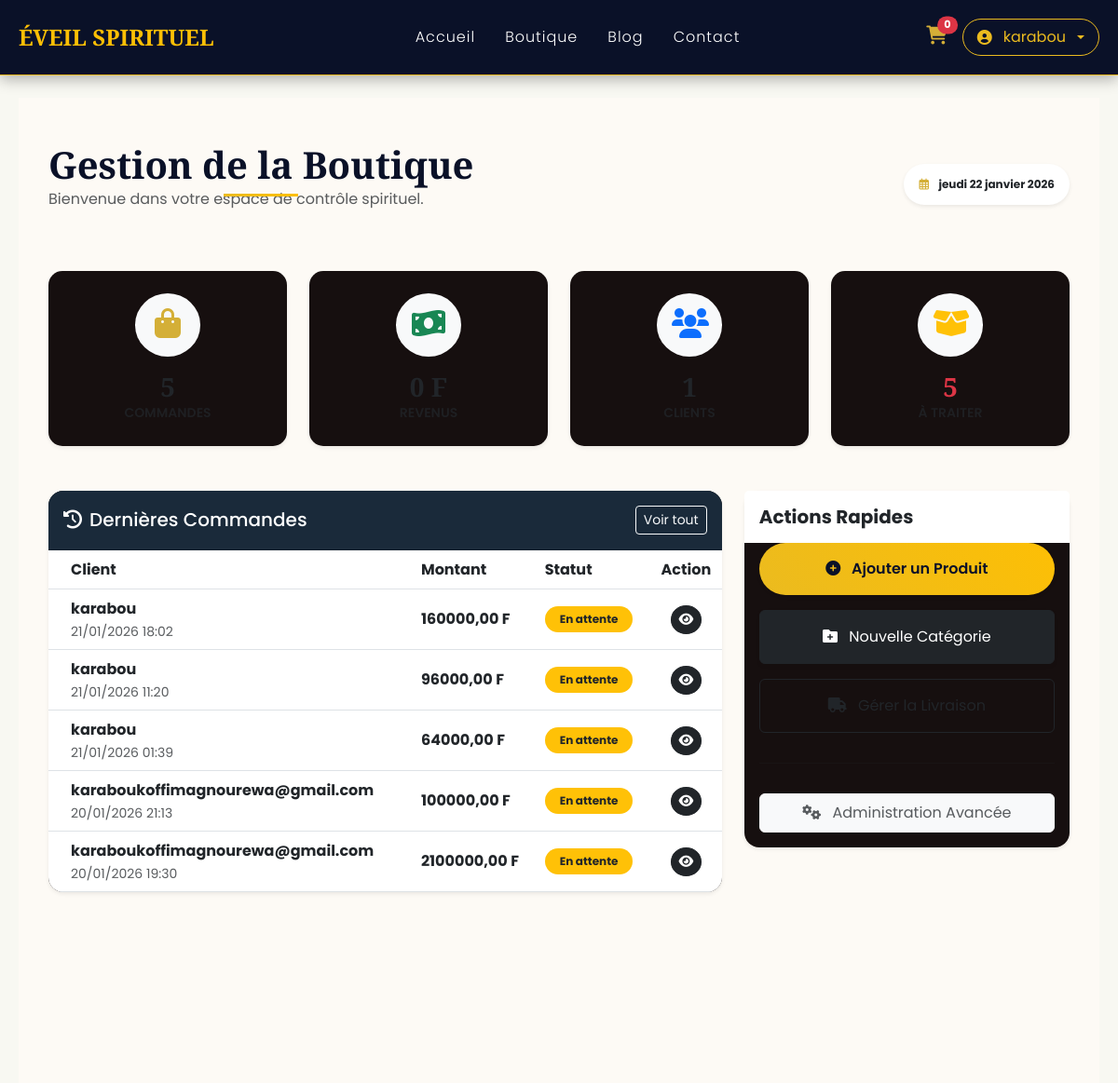
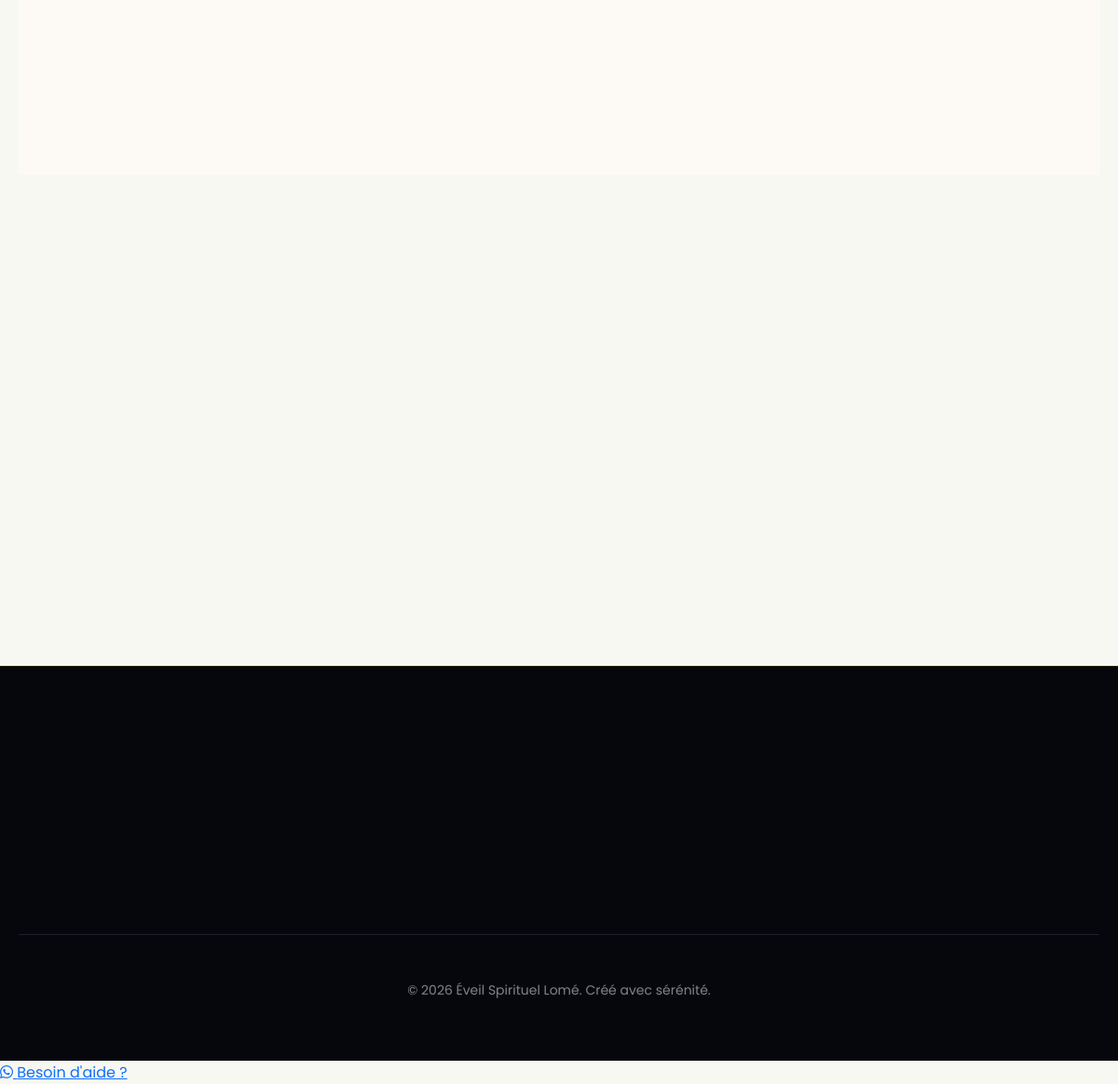
The app's page /accounts/gestion-boutique/ (signed in) with its own data (2 pictures, top to bottom).
### apps/orders/models.py (models this page shows, shortened)
class Order(models.Model):
    user = models.ForeignKey(settings.AUTH_USER_MODEL, null=True, blank=True, on_delete=models.SET_NULL, related_name='orders')
    email = models.EmailField("Email client", blank=True)
    status = models.CharField("Statut", max_length=20, choices=ORDER_STATUS, default='pending')
    total = models.DecimalField("Total", max_digits=10, decimal_places=2, default=0)
    created_at = models.DateTimeField(auto_now_add=True)
    updated_at = models.DateTimeField(auto_now=True)
    notes = models.TextField("Notes", blank=True)
    class Meta:
        verbose_name = "Commande"
        verbose_name_plural = "Commandes"
        ordering = ['-created_at']

### apps/accounts/views.py (the view)
# urls.py: path('gestion-boutique/', views.admin_dashboard, name='admin_dashboard'),
@user_passes_test(lambda u: u.is_staff)
def admin_dashboard(request):
    total_orders = Order.objects.count()
    total_revenue = Order.objects.filter(status='delivered').aggregate(Sum('total'))['total__sum'] or 0
    total_customers = User.objects.filter(is_staff=False).count()
    pending_orders = Order.objects.filter(status='pending').count()
    last_week = timezone.now() - timedelta(days=7)
    sales_data = (
        Order.objects.filter(created_at__gte=last_week, status='delivered')
        .annotate(day=TruncDay('created_at'))
        .values('day')
        .annotate(daily_total=Sum('total'))
        .order_by('day')
    )
    chart_labels = [data['day'].strftime('%d %b') for data in sales_data]
    chart_values = [float(data['daily_total']) for data in sales_data]
    category_data = (
        OrderItem.objects.filter(order__status='delivered')
        .values('product__category__name')
        .annotate(count=Count('id'))
        .order_by('-count')
    )
    pie_labels = [item['product__category__name'] or "Sans catégorie" for item in category_data]
    pie_values = [item['count'] for item in category_data]
    recent_orders = Order.objects.all().order_by('-created_at')[:5]
    context = {
        'total_orders': total_orders,
        'total_revenue': total_revenue,
        'total_customers': total_customers,
        'pending_orders': pending_orders,
        'recent_orders': recent_orders,
        'chart_labels': chart_labels,
        'chart_values': chart_values,
        'pie_labels': pie_labels,
        'pie_values': pie_values,
        'today': timezone.now(),
    }
    return render(request, 'admin_custom/dashboard.html', context)

### apps/core/context_processors.py (called while the page is built)
def global_data(request):
    site_settings = SiteSettings.get_solo() if SiteSettings.objects.exists() else None
    banners = Banner.objects.filter(is_active=True).order_by('order')[:5]
    social_links = SocialLink.objects.all()
    return {
        "site_settings": site_settings,
        "banners": banners,
        "social_links": social_links,
    }

### apps/core/models.py (called while the page is built)
    @classmethod
    def get_solo(cls):
        return cls.objects.first()

### templates/admin_custom/dashboard.html (shortened to what this page needs)
{% extends 'base.html' %}
{% block content %}
<div class="container-fluid py-5 bg-warm">
    <div class="container">
        <div class="d-flex justify-content-between align-items-center mb-5">
            <div>
                <h2 class="section-title m-0 fw-bold">Gestion de la Boutique</h2>
                <p class="text-muted">Bienvenue dans votre espace de contrôle spirituel.</p>
            </div>
            <div class="date badge bg-white text-dark shadow-sm p-3 rounded-pill">
                <i class="far fa-calendar-alt text-gold me-2"></i> {{ today|date:"l d F Y" }}
            </div>
        </div>
        <div class="row g-4 mb-5 text-dark">
            <div class="col-md-3">
                <div class="card border-0 shadow-sm p-4 text-center stat-card">
                    <div class="p-3 rounded-circle bg-light mx-auto mb-3" style="width: 70px;">
                        <i class="fas fa-shopping-bag text-gold fa-2x"></i>
                    </div>
                    <h3 class="fw-bold m-0">{{ total_orders }}</h3>
                    <p class="text-muted small text-uppercase fw-semibold mb-0">Commandes</p>
                </div>
            </div>
            <div class="col-md-3">
                <div class="card border-0 shadow-sm p-4 text-center stat-card">
                    <div class="p-3 rounded-circle bg-light mx-auto mb-3" style="width: 70px;">
                        <i class="fas fa-money-bill-wave text-success fa-2x"></i>
                    </div>
                    <h3 class="fw-bold m-0">{{ total_revenue }} F</h3>
                    <p class="text-muted small text-uppercase fw-semibold mb-0">Revenus</p>
                </div>
            </div>
            <div class="col-md-3">
                <div class="card border-0 shadow-sm p-4 text-center stat-card">
                    <div class="p-3 rounded-circle bg-light mx-auto mb-3" style="width: 70px;">
                        <i class="fas fa-users text-primary fa-2x"></i>
                    </div>
                    <h3 class="fw-bold m-0">{{ total_customers }}</h3>
                    <p class="text-muted small text-uppercase fw-semibold mb-0">Clients</p>
                </div>
            </div>
            <div class="col-md-3">
                <div class="card border-0 shadow-sm p-4 text-center stat-card">
                    <div class="p-3 rounded-circle bg-light mx-auto mb-3" style="width: 70px;">
                        <i class="fas fa-box-open text-warning fa-2x"></i>
                    </div>
                    <h3 class="fw-bold m-0 text-danger">{{ pending_orders }}</h3>
                    <p class="text-muted small text-uppercase fw-semibold mb-0">À traiter</p>
                </div>
            </div>
        </div>
        <div class="row g-4">
            <div class="col-lg-8">
                <div class="card border-0 shadow-sm rounded-4 overflow-hidden mb-4">
                    <div class="card-header bg-bleu-nuit text-white p-3 d-flex justify-content-between align-items-center">
                        <h5 class="mb-0"><i class="fas fa-history me-2"></i>Dernières Commandes</h5>
                        <a href="/admin/orders/order/" class="btn btn-sm btn-outline-light">Voir tout</a>
                    </div>
                    <div class="table-responsive p-0">
                        <table class="table table-hover align-middle mb-0">
                            <thead class="bg-light">
                                <tr>
                                    <th class="ps-4">Client</th>
                                    <th>Montant</th>
                                    <th>Statut</th>
                                    <th class="text-center">Action</th>
                                </tr>
                            </thead>
                            <tbody>
                                {% for order in recent_orders %}
                                <tr>
                                    <td class="ps-4">
                                        <div class="fw-bold text-dark">{{ order.user.username|default:order.email }}</div>
                                        <div class="small text-muted">{{ order.created_at|date:"d/m/Y H:i" }}</div>
                                    </td>
                                    <td class="fw-bold">{{ order.total }} F</td>
                                    <td>
                                        <span class="badge rounded-pill
                                            {% if order.status == 'delivered' %}bg-success
                                            {% elif order.status == 'pending' %}bg-warning text-dark
                                            {% else %}bg-info{% endif %} p-2 px-3">
                                            {{ order.get_status_display }}
                                        </span>
                                    </td>
                                    <td class="text-center">
                                        <a href="/admin/orders/order/{{ order.id }}/change/" class="btn btn-sm btn-dark rounded-circle">
                                            <i class="fas fa-eye"></i>
                                        </a>
                                    </td>
                                </tr>
                                {% empty %}
                                <tr><td colspan="4" class="text-center py-4">Aucune commande récente.</td></tr>
                                {% endfor %}
                            </tbody>
                        </table>
                    </div>
                </div>
            </div>
            <div class="col-lg-4">
                <div class="card border-0 shadow-sm rounded-4 mb-4">
                    <div class="card-header bg-white p-3 border-0">
                        <h5 class="mb-0 fw-bold text-dark">Actions Rapides</h5>
                    </div>
                    <div class="card-body pt-0">
                        <div class="d-grid gap-3">
                            <a href="/admin/products/product/add/" class="btn btn-gold py-3 shadow-sm">
                                <i class="fas fa-plus-circle me-2"></i> Ajouter un Produit
                            </a>
                            <a href="/admin/products/category/add/" class="btn btn-dark py-3 shadow-sm">
                                <i class="fas fa-folder-plus me-2"></i> Nouvelle Catégorie
                            </a>
                            <a href="/admin/orders/shippingzone/" class="btn btn-outline-dark py-3">
                                <i class="fas fa-truck me-2"></i> Gérer la Livraison
                            </a>
                            <hr>
                            <a href="/admin/" class="btn btn-light py-2 text-muted">
                                <i class="fas fa-cogs me-2"></i> Administration Avancée
                            </a>
                        </div>
                    </div>
                </div>
            </div>
        </div>
    </div>
</div>
<div class="row g-4">
    <div class="col-lg-8">
    </div>
</div>
{% endblock %}

### templates/includes/navbar.html (shortened to what this page needs)
<nav class="navbar navbar-expand-lg sticky-top" style="background-color: var(--bleu-nuit); border-bottom: 1px solid var(--or-sombre);">
    <div class="container">
        <a class="navbar-brand d-flex align-items-center" href="{% url 'core:home' %}">
            <span style="color: var(--or-clair); font-family: 'Playfair Display', serif; font-weight: bold; font-size: 1.5rem;">ÉVEIL SPIRITUEL</span>
        </a>
        <div class="collapse navbar-collapse" id="navbarNav">
            <ul class="navbar-nav mx-auto">
                <li class="nav-item"><a class="nav-link text-white px-3" href="{% url 'core:home' %}">Accueil</a></li>
                <li class="nav-item"><a class="nav-link text-white px-3" href="{% url 'products:list' %}">Boutique</a></li>
                <li class="nav-item"><a class="nav-link text-white px-3" href="{% url 'blog:list' %}">Blog</a></li>
                <li class="nav-item"><a class="nav-link text-white px-3" href="{% url 'core:contact' %}">Contact</a></li>
            </ul>
            <div class="d-flex align-items-center gap-3">
                <a href="{% url 'orders:cart_detail' %}" class="position-relative text-gold">
                    <i class="fas fa-shopping-cart fs-5"></i>
                    <span class="position-absolute top-0 start-100 translate-middle badge rounded-pill bg-danger" style="font-size: 0.7rem;">
                        {{ cart_items|length|default:"0" }}
                    </span>
                </a>
                {% if user.is_authenticated %}
                    <div class="dropdown">
                        <a class="btn-gold-outline btn-sm dropdown-toggle d-flex align-items-center gap-2" href="#" role="button" data-bs-toggle="dropdown">
                            {% if user.profile.avatar %}
                                <img src="{{ user.profile.avatar.url }}" alt="Photo" class="rounded-circle border border-gold" style="width: 24px; height: 24px; object-fit: cover;">
                            {% else %}
                                <i class="fas fa-user-circle me-1"></i>
                            {% endif %}
                            {{ user.username }}
                        </a>
                    </div>
                {% else %}
                    <a href="{% url 'accounts:login' %}" class="text-white-50 small text-decoration-none">Connexion</a>
                    <a href="{% url 'accounts:register' %}" class="btn-gold btn-sm">S'inscrire</a>
                {% endif %}
            </div>
        </div>
    </div>
</nav>

### static/css/main_v2.css (style rules this page uses)
:root { --primary-color: #050405ff; --accent-color: #faf7fbff; --bleu-nuit: #0a1128; --or-clair: rgba(253, 191, 5, 1); --or-sombre: #ebbb1fff; --text-dark: #352f36; --text-white: rgba(16, 9, 9, 1); --bg-light: #160f0fff; --bg-soft: hsla(60, 30%, 96%, 1.00); --transition: all 0.4s cubic-bezier(0.165, 0.84, 0.44, 1); }
* { margin: 0; padding: 0; box-sizing: border-box; }
body { font-family: 'Poppins', sans-serif; line-height: 1.6; color: var(--text-dark); background-color: var(--bg-soft); }
h1, h2, h3 { font-family: 'Playfair Display', serif; margin-bottom: 1rem; }
.container { max-width: 1200px; margin: 0 auto; padding: 0 20px; }
.navbar { padding: 1rem 0; box-shadow: 0 4px 15px rgba(0,0,0,0.3); background-color: var(--bleu-nuit) !important; }
.nav-link { font-weight: 300; letter-spacing: 1px; transition: var(--transition); }
.btn-gold { background: linear-gradient(45deg, var(--or-sombre), var(--or-clair)); color: var(--bleu-nuit) !important; border: none; padding: 8px 20px; border-radius: 50px; font-weight: 600; text-decoration: none; transition: var(--transition); }
.btn-gold-outline { border: 1px solid var(--or-sombre); color: var(--or-sombre) !important; padding: 6px 15px; border-radius: 50px; text-decoration: none; transition: var(--transition); }
.text-gold { color: var(--or-sombre); }
.section-title { font-size: 2.5rem; color: var(--bleu-nuit); text-align: center; margin-bottom: 3rem; position: relative; }
.section-title::after { content: ''; width: 80px; height: 3px; background: linear-gradient(to right, var(--or-sombre), var(--or-clair)); position: absolute; bottom: -10px; left: 50%; transform: translateX(-50%); }
.card { background-color: var(--bg-light); border: none; border-radius: 15px; box-shadow: 0 5px 20px rgba(0,0,0,0.05); transition: var(--transition); }
.fade-in { opacity: 0; animation: fadeInPage 1s ease-out forwards; }
.bg-bleu-nuit { background-color: var(--bleu-nuit); }

### templates/admin_custom/dashboard.html (style rules this page uses)
.bg-warm { background-color: #fdfaf5; }
.text-gold { color: #d4af37; }
.btn-gold { background-color: #d4af37; color: white; transition: 0.3s; }
.stat-card { transition: transform 0.3s, box-shadow 0.3s; border-radius: 15px; }
.bg-bleu-nuit { background-color: #1a2a3a; }

### records on screen
Order: user.username "karabou", created_at "21/01/2026 18:02", total "160000,00", status "En attente"
Order: user.username "karabou", created_at "21/01/2026 11:20", total "96000,00", status "En attente"
Order: user.username "karabou", created_at "21/01/2026 01:39", total "64000,00", status "En attente"
Order: user.username "karaboukoffimagnourewa@gmail.com", created_at "20/01/2026 21:13", total "100000,00", status "En attente"
Order: user.username "karaboukoffimagnourewa@gmail.com", created_at "20/01/2026 19:30", total "2100000,00", status "En attente"

### other values on screen
{{ cart_items|length|default:"0" }} "0"
{{ user.username }} "karabou"
{{ total_orders }} "5"
{{ total_revenue }} "0"
{{ total_customers }} "1"
{{ pending_orders }} "5"
